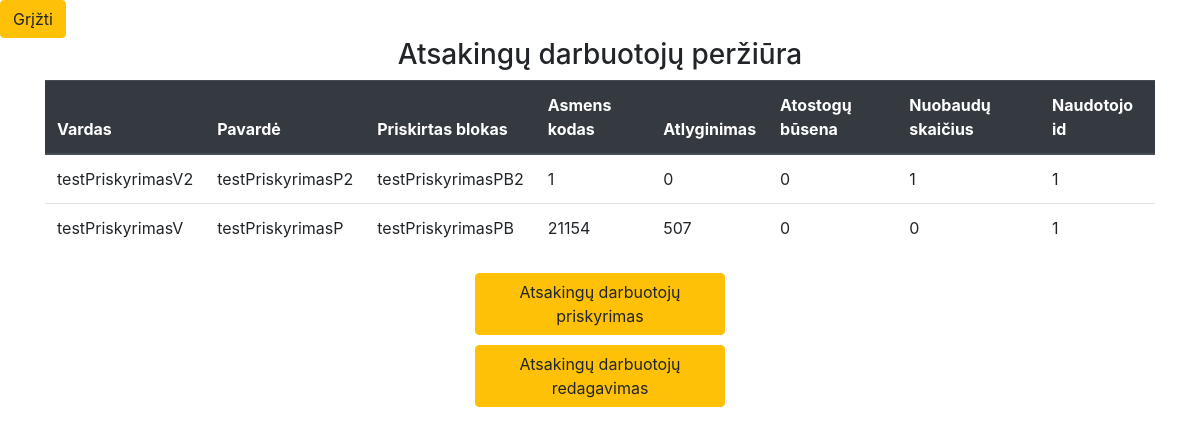
The app's page /Gamybos-valdymas/Views/Atsakingu-darbuotoju-perziura.php with its own data.
### tables this page shows
CREATE TABLE `atsakingas_darbuotojas` (
  `vardas` varchar(255) DEFAULT NULL,
  `pavarde` varchar(255) DEFAULT NULL,
  `priskirtas_blokas` varchar(255) DEFAULT NULL,
  `asmens_kodas` int(11) NOT NULL,
  `atlyginimas` float DEFAULT NULL,
  `atostogu_busena` tinyint(1) DEFAULT NULL,
  `nuobaudu_skaicius` int(11) DEFAULT NULL,
  `fk_Naudotojasid_Naudotojas` int(11) NOT NULL
);

### Gamybos-valdymas/Controllers/atsakingas_darbuotojas_controller.php (called while the page is built, shortened)
<?php
require_once("../../connection.php");
$stmt = $pdo->query("SELECT * from atsakingas_darbuotojas");
$rows = $stmt->fetchAll(PDO::FETCH_ASSOC);
$atsakingi_darbuotojai = [];
foreach($rows as $row)
{
    $atsakingas_darbuotojas = new AtsakingasDarbuotojas();
    $atsakingas_darbuotojas->vardas = htmlentities($row["vardas"]);
    $atsakingas_darbuotojas->pavarde = htmlentities($row["pavarde"]);
    $atsakingas_darbuotojas->priskirtas_blokas = htmlentities($row["priskirtas_blokas"]);
    $atsakingas_darbuotojas->asmens_kodas = htmlentities($row["asmens_kodas"]);
    $atsakingas_darbuotojas->atlyginimas = htmlentities($row["atlyginimas"]);
    $atsakingas_darbuotojas->atostogu_busena = htmlentities($row["atostogu_busena"]);
    $atsakingas_darbuotojas->nuobaudu_skaicius = htmlentities($row["nuobaudu_skaicius"]);
    $atsakingas_darbuotojas->naudotojo_id = htmlentities($row["fk_Naudotojasid_Naudotojas"]);
}

### Gamybos-valdymas/Views/Atsakingu-darbuotoju-perziura.php (the view, shortened to what this page needs)
<?php
require_once("../Controllers/atsakingas_darbuotojas_controller.php");
?>
<!DOCTYPE html>
<html lang="en">
<head>
    <link rel="stylesheet" href="https://cdn.jsdelivr.net/npm/bootstrap@4.5.3/dist/css/bootstrap.min.css">
</head>
<body>
    <a href="../index.php" class="btn btn-warning">Grįžti</a>
    <h3 class="header">Atsakingų darbuotojų peržiūra</h3>
    <div class="container">
        <?php if (count($atsakingi_darbuotojai) > 0): ?>
        <table class="table">
            <thead class="thead-dark">
                <tr>
                    <th scope="col">Vardas</th><th scope="col">Pavardė</th><th scope="col">Priskirtas blokas</th>
                    <th scope="col">Asmens kodas</th><th scope="col">Atlyginimas</th><th scope="col">Atostogų būsena</th>
                    <th scope="col">Nuobaudų skaičius</th><th scope="col">Naudotojo id</th>
                </tr>
            </thead>
            <tbody>
                <?php
                foreach($atsakingi_darbuotojai as $ad)
                {
                    echo "<tr><td>";
                    echo $ad->vardas;
                    echo "</td><td>";
                    echo $ad->pavarde;
                    echo "</td><td>";
                    echo $ad->priskirtas_blokas;
                    echo "</td><td>";
                    echo $ad->asmens_kodas;
                    echo "</td><td>";
                    echo $ad->atlyginimas;
                    echo "</td><td>";
                    echo $ad->atostogu_busena;
                    echo "</td><td>";
                    echo $ad->nuobaudu_skaicius;
                    echo "</td><td>";
                    echo $ad->naudotojo_id;
                    echo "</td></tr>";
                }
                ?>
            </tbody>
        </table>
        <?php else: ?>
        <p>Nėra įrašų</p>
        <?php endif; ?>
    </div>
    <div class="container">
        <ul class="list-unstyled">
            <li><a href="Atsakingu-darbuotoju-priskyrimas.php" class="btn btn-warning funkcijos">Atsakingų darbuotojų priskyrimas</a></li>
            <li><a href="Atsakingu-darbuotoju-redagavimas-pasirinkimas.php" class="btn btn-warning funkcijos">Atsakingų darbuotojų redagavimas</a></li>
        </ul>
    </div>
</body>
</html>

### Gamybos-valdymas/Views/Atsakingu-darbuotoju-perziura.php (style rules this page uses)
html, body { height: 100%; }
.container { display: flex; justify-content: center; align-items: center; }
.header { text-align: center; }
.funkcijos { margin: 5px; width: 250px; }

### records on screen
atsakingas_darbuotojas: vardas "testPriskyrimasV2", pavarde "testPriskyrimasP2", priskirtas_blokas "testPriskyrimasPB2", asmens_kodas "1", atlyginimas "0", atostogu_busena "0", nuobaudu_skaicius "1", fk_Naudotojasid_Naudotojas "1"
atsakingas_darbuotojas: vardas "testPriskyrimasV", pavarde "testPriskyrimasP", priskirtas_blokas "testPriskyrimasPB", asmens_kodas "21154", atlyginimas "507", atostogu_busena "0", nuobaudu_skaicius "0", fk_Naudotojasid_Naudotojas "1"
